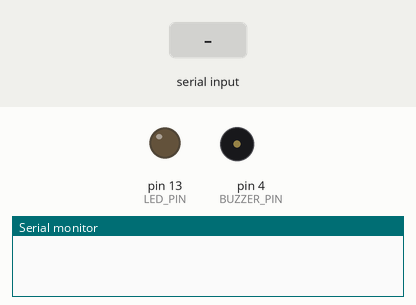
The sketch below on a simulated Arduino Uno, built with avr-gcc and run on an emulated ATmega328P. On the bench: output pins drawn as LEDs (lit = HIGH), buzzer (waves = sounding), the last lines printed to the serial monitor. Dashed ring = blinking. The test bench sets the inputs (shaded band).

Above: at 1.2 s.
1.3 s: "90,45\n" received over Serial
At 2.12 s:
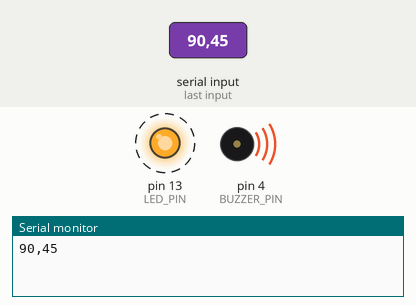
4.3 s: "." received over Serial
At 5.42 s:
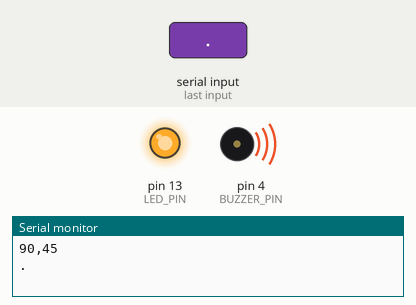
Timing chart, 0 to 13.3 s (numbered marks = the images above; inputs shaded):
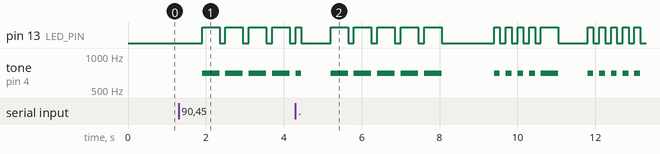

The sketch:

morse.ino
```cpp
/*

Listens to the serial port for characters and outputs morse code.
Buffers characters internally so more characters can be stored while
the morse is being output.

Generates a morse tone on pin 4 (700hz) and also emits morse pulse on
pin 13 (builtin LED).

Wire a piezo buzzer to pin 4 (with a suitable resistor) to hear the
morse tones for data sent over the serial port.

http://www.psychicorigami.com/2010/05/26/my-first-arduino-project-morse-code/

*/

#define LED_PIN 13
#define BUZZER_PIN 4

#define BUZZER_FREQUENCY 700

#define STATE_IDLE 0
#define STATE_DOT 1
#define STATE_DASH 2
#define STATE_SPACE 3
#define STATE_GAP 4

#define GAP_LENGTH 150
#define DOT_LENGTH 150
#define DASH_LENGTH 450
#define SPACE_LENGTH 450

#define MESSAGE_MAX 512

char* morse_table[] = {
  ".-",   /* A */
  "-...", /* B */
  "-.-.", /* C */
  "-..",  /* D */
  ".",    /* E */
  "..-.", /* F */
  "--.",  /* G */
  "....", /* H */
  "..",   /* I */
  ".---", /* J */
  "-.-",  /* K */
  ".-..", /* L */
  "--",   /* M */
  "-.",   /* N */
  "---",  /* O */
  ".--.", /* P */
  "--.-", /* Q */
  ".-.",  /* R */
  "...",  /* S */
  "-",    /* T */
  "..-",  /* U */
  "...-", /* V */
  ".--",  /* W */
  "-..-", /* X */
  "-.--", /* Y */
  "--..", /* Z */

  "-----", /* 0 */
  ".----", /* 1 */
  "..---", /* 2 */
  "...--", /* 3 */
  "....-", /* 4 */
  ".....", /* 5 */
  "-....", /* 6 */
  "--...", /* 7 */
  "---..", /* 8 */
  "----.", /* 9 */

};

struct state {
  long timer;
  int state;
};

int seq_num = 0;
char *sequence = NULL;
struct state morse;

int char_num = 0;
int message_len = 0;
char message[MESSAGE_MAX];

void change_state(struct state *pstate, int new_state) {
  pstate->timer = millis();
  pstate->state = new_state;
}

void morse_pulse_on() {
  digitalWrite(LED_PIN, HIGH);
  tone(BUZZER_PIN, BUZZER_FREQUENCY);
}

void morse_pulse_off() {
  digitalWrite(LED_PIN, LOW);
  noTone(BUZZER_PIN);
}

void run_morse() {
  long current_time = millis();
  long state_duration = (current_time - morse.timer);
  int next_state = morse.state;
  switch(morse.state) {
    case STATE_DOT:
      if ( state_duration < DOT_LENGTH ) {
        morse_pulse_on();
      }
      else {
        next_state = STATE_GAP;
      }
    break;
    case STATE_DASH:
      if ( state_duration < DASH_LENGTH ) {
        morse_pulse_on();
      }
      else {
        next_state = STATE_GAP;
      }
    break;
    case STATE_SPACE:
      if ( state_duration < SPACE_LENGTH ) {
        morse_pulse_off();
      }
      else {
        next_state = STATE_GAP;
      }
    break;
    case STATE_GAP:
      if ( state_duration < GAP_LENGTH ) {
        morse_pulse_off();
      }
      else {
        next_state = STATE_IDLE;
      }
  }

  if ( morse.state != next_state ) {
    change_state(&morse, next_state);
  }

  if ( morse.state == STATE_IDLE ) {
    if ( sequence && seq_num < strlen(sequence) ) {
      char next = sequence[seq_num];
      seq_num++;
      switch(next) {
        case '.':
          change_state(&morse, STATE_DOT);
          break;
        case '-':
          change_state(&morse, STATE_DASH);
          break;
        default:
          change_state(&morse, STATE_SPACE);
      }
    }
    else {
      if ( char_num < message_len ) {
        int offset = -1;
        char message_char = message[char_num];
        if ( 'a' <= message_char && message_char <= 'z' ) {
          offset = (int)(message_char - 'a');
        }
        else if ( 'A' <= message_char && message_char <= 'Z' ) {
          offset = (int)(message_char - 'A');
        }
        else if ( '0' <= message_char && message_char <= '9' ) {
          offset = (int)(message_char - '0') + 26;
        }
        if ( offset >= 0 ) {
          sequence = morse_table[offset];
          seq_num = 0;
        }
        char_num++;
        change_state(&morse, STATE_SPACE);
      }
      else {
        sequence = NULL;
      }
    }
  }
}

void setup() {
  pinMode(LED_PIN, OUTPUT);
  pinMode(BUZZER_PIN, OUTPUT);
  Serial.begin(9600);
}

void loop() {
  if ( char_num >= message_len ) {
    /* message finished, so reset */
    char_num = 0;
    message_len = 0;
  }

  if ( Serial.available() ) {
    int in = Serial.read();
    /* record bytes if there is space */
    if ( message_len < MESSAGE_MAX ) {
      message[message_len] = (char)in;
      message_len++;
      Serial.write(in);
     /* prior to Arduino 1.0 was Serial.print(in, BYTE); */
    }
    else {
      Serial.write(-1);
      /* prior to Arduino 1.0 was Serial.print(-1, BYTE); */
    }
  }
  else {
    run_morse();
  }
}
```

Measured:
- after the input at 1.3 s, pin 13 (LED_PIN): alternates HIGH for 0.45 s and LOW for 0.15 s, starting after 0.60 s; tone on pin 4 (BUZZER_PIN): alternates 700 Hz for 0.45 s and silent for 0.15 s, starting after 0.60 s
